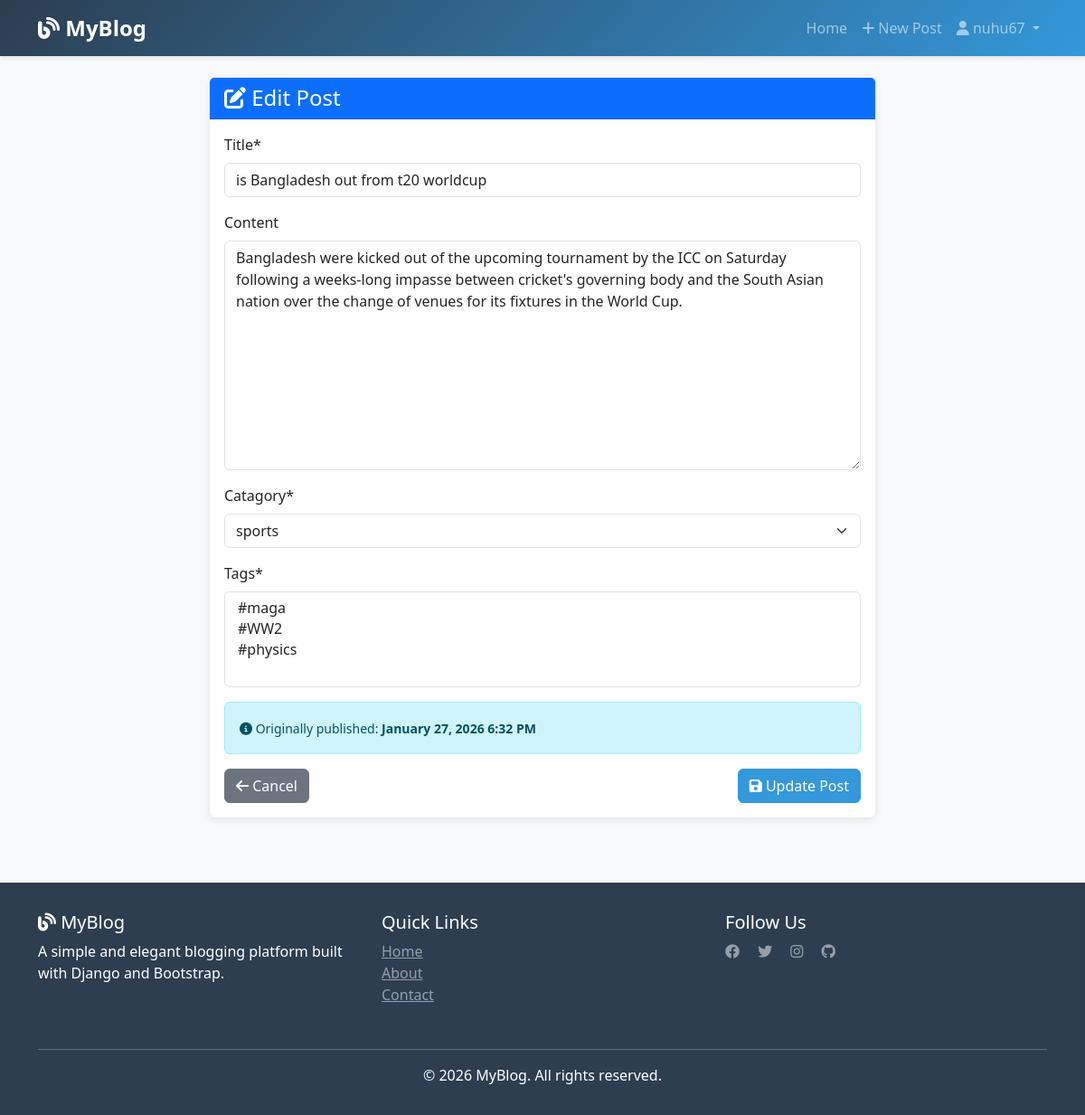
Screenshot of /post/3/update/ (signed in) with the database file from the repository.
### blog/models.py (models this page shows, shortened)
class Post(models.Model):
    title=models.CharField(max_length=100)
    content=RichTextField(blank=True, null=True)
    author=models.ForeignKey(User, on_delete=models.CASCADE)
    created_at=models.DateTimeField(auto_now_add=True)
    updated_at=models.DateTimeField(auto_now=True)
    Catagory=models.ForeignKey(Catagory, on_delete=models.SET_NULL , null=True)
    tags=models.ManyToManyField(Tag)
    view_count=models.PositiveBigIntegerField(default=0)
    liked_users=models.ManyToManyField(User, related_name='liked_posts')

### blog/views.py (the view)
# urls.py: path('post/<int:id>/update/', views.post_update, name='post_update'),
@login_required
def post_update(request,id):
   post=get_object_or_404(Post,id=id)
   if request.method=='POST':
      form= PostForm(data=request.POST,instance=post)
      if form.is_valid():
          post.save()
          return redirect('post_detail',id=post.id)
   else:
         form=PostForm(instance=post)
   return render(request,'blog/post_create.html',{'form': form})

### blog/forms.py
class PostForm(forms.ModelForm):
    class Meta:
        model = Post
        fields = ['title', 'content', 'Catagory', 'tags']

### blog/models.py (called while the page is built)
    def __str__(self):
        return self.name

    def __str__(self):
        return self.name

### templates/blog/post_create.html (shortened to what this page needs)
{% extends 'base.html' %}
{% load crispy_forms_tags %}
{% block content %}
<div class="row justify-content-center">
    <div class="col-lg-8">
        <div class="card">
            <div class="card-header bg-primary text-white">
                <h4 class="mb-0">
                    {% if form.instance.pk %}
                        <i class="fas fa-edit"></i> Edit Post
                    {% else %}
                        <i class="fas fa-pen-fancy"></i> Create New Post
                    {% endif %}
                </h4>
            </div>
            <div class="card-body">
                <form method="POST">
                    {{ form|crispy }}
                    {% if form.instance.pk %}
                    <div class="alert alert-info mb-3">
                        <small>
                            <i class="fas fa-info-circle"></i>
                            Originally published: <strong>{{ form.instance.created_at|date:"F d, Y g:i A" }}</strong>
                        </small>
                    </div>
                    {% endif %}
                    <div class="d-flex gap-2 justify-content-between">
                        <div>
                            {% if form.instance.pk %}
                                <a href="{% url 'post_detail' form.instance.id %}" class="btn btn-secondary">
                                    <i class="fas fa-arrow-left"></i> Cancel
                                </a>
                            {% else %}
                                <a href="{% url 'post_list' %}" class="btn btn-secondary">
                                    <i class="fas fa-arrow-left"></i> Cancel
                                </a>
                            {% endif %}
                        </div>
                        <button type="submit" class="btn btn-primary">
                            <i class="fas fa-save"></i>
                            {% if form.instance.pk %}Update Post{% else %}Publish Post{% endif %}
                        </button>
                    </div>
                </form>
            </div>
        </div>
    </div>
</div>
{% endblock %}

### templates/base.html (shortened to what this page needs)
<!DOCTYPE html>
<html lang="en">
<head>
    <link href="https://cdn.jsdelivr.net/npm/bootstrap@5.3.0/dist/css/bootstrap.min.css" rel="stylesheet">
    <link rel="stylesheet" href="https://cdnjs.cloudflare.com/ajax/libs/font-awesome/6.4.0/css/all.min.css">
</head>
<body>
    <nav class="navbar navbar-expand-lg navbar-dark">
        <div class="container">
            <a class="navbar-brand" href="{% url 'post_list' %}">
                <i class="fas fa-blog"></i> MyBlog
            </a>
            <div class="collapse navbar-collapse" id="navbarNav">
                <ul class="navbar-nav ms-auto">
                    <li class="nav-item">
                        <a class="nav-link" href="{% url 'post_list' %}">Home</a>
                    </li>
                    {% if user.is_authenticated %}
                        <li class="nav-item">
                            <a class="nav-link" href="{% url 'post_create' %}">
                                <i class="fas fa-plus"></i> New Post
                            </a>
                        </li>
                        <li class="nav-item dropdown">
                            <a class="nav-link dropdown-toggle" href="#" id="userDropdown" role="button" data-bs-toggle="dropdown">
                                <i class="fas fa-user"></i> {{ user.username }}
                            </a>
                        </li>
                    {% endif %}
                </ul>
            </div>
        </div>
    </nav>
    <main>
        <div class="container my-4">
            {% block content %}{% endblock %}
        </div>
    </main>
    <footer>
        <div class="container">
            <div class="row">
                <div class="col-md-4 mb-3">
                    <h5><i class="fas fa-blog"></i> MyBlog</h5>
                    <p>A simple and elegant blogging platform built with Django and Bootstrap.</p>
                </div>
                <div class="col-md-4 mb-3">
                    <h5>Quick Links</h5>
                    <ul class="list-unstyled">
                        <li><a href="{% url 'post_list' %}" class="text-white-50">Home</a></li>
                        <li><a href="#" class="text-white-50">About</a></li>
                        <li><a href="#" class="text-white-50">Contact</a></li>
                    </ul>
                </div>
                <div class="col-md-4 mb-3">
                    <h5>Follow Us</h5>
                    <a href="#" class="text-white-50 me-3"><i class="fab fa-facebook"></i></a>
                    <a href="#" class="text-white-50 me-3"><i class="fab fa-twitter"></i></a>
                    <a href="#" class="text-white-50 me-3"><i class="fab fa-instagram"></i></a>
                    <a href="#" class="text-white-50"><i class="fab fa-github"></i></a>
                </div>
            </div>
            <hr class="bg-white-50">
            <div class="text-center">
                <p class="mb-0">&copy; 2026 MyBlog. All rights reserved.</p>
            </div>
        </div>
    </footer>
</body>
</html>

### templates/base.html (style rules this page uses)
:root { --primary-color: #2c3e50; --secondary-color: #3498db; }
body { display: flex; flex-direction: column; min-height: 100vh; background-color: #f8f9fa; }
main { flex: 1; }
.navbar { background: linear-gradient(135deg, var(--primary-color) 0%, var(--secondary-color) 100%); box-shadow: 0 2px 4px rgba(0,0,0,0.1); }
.navbar-brand { font-weight: 700; font-size: 1.5rem; }
.card { border: none; box-shadow: 0 2px 8px rgba(0,0,0,0.1); transition: transform 0.3s ease, box-shadow 0.3s ease; }
.btn-primary { background-color: var(--secondary-color); border-color: var(--secondary-color); }
footer { background-color: var(--primary-color); color: white; padding: 2rem 0; margin-top: 3rem; }

### rows the page displays
Post: title "is Bangladesh out from t20 worldcup", content "Bangladesh were kicked out of the upcoming tournament by the ICC on Saturday following a weeks-long impasse between cricket's governing body and the South Asian nation over the change of venues for its fixtures in the World Cup.", Catagory "sports", instance.created_at "January 27, 2026 6:32 PM"

### other values shown
{{ user.username }} "nuhu67"
